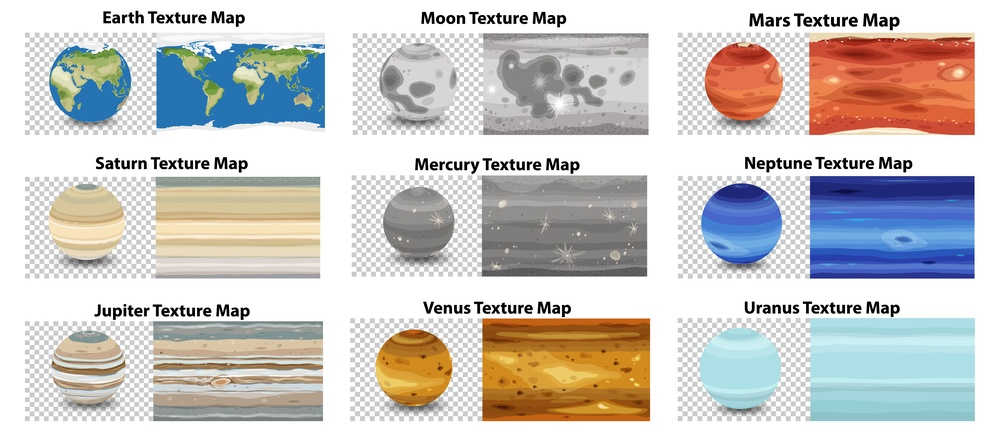
#> input picture public/assets/planets.jpg, 1000 x 432 px, shrunk from 7545 x 3263 before the run
$ python extract_textures_from_planets_grid.py
#> lines starting #> are read from the running program, lines starting #| are printed output that depends on the picture
"""
Extract uniform planet textures from a 3x3 grid image (planets.jpg).

- Detects the rectangular texture area within each cell of the grid
- Crops all nine textures to a common size (slightly conservative to avoid labels/borders)
- Saves named textures (earth, moon, mars, jupiter, saturn, mercury, neptune, uranus, venus)

Usage:
  python3 extract_textures_from_planets_grid.py [--out planets] [--save-rc]

Options:
  --out DIR     Output directory (default: planets)
  --save-rc     Also save row/col debug copies (rX_cY.png)

Dependencies:
  - Pillow (PIL)
"""

from PIL import Image
import os
from statistics import mean, pstdev
import argparse

IMG_PATH = 'planets.jpg'


def gray(img):
    return img.convert('L')


def get_row_dark_frac(gimg, thr=240):
    w, h = gimg.size
    px = gimg.load()
    fracs = []
    for y in range(h):
        dark = 0
        for x in range(w):
            if px[x, y] < thr:
                dark += 1
        fracs.append(dark / w)
    return fracs


def get_col_dark_frac(gimg, thr=240):
    w, h = gimg.size
    px = gimg.load()
    fracs = []
    for x in range(w):
        dark = 0
        for y in range(h):
            if px[x, y] < thr:
                dark += 1
        fracs.append(dark / h)
    return fracs


def find_texture_bounds(cell_img):
    """Earlier conservative method (used when results looked good, 1184x722).

    - Search right ~55% of the cell
    - Skip top ~14% for labels
    - Use dark-pixel fractions with adaptive thresholds and a relax fallback
    """
    cw, ch = cell_img.size
    xs = int(cw * 0.45)
    xe = int(cw * 0.98)
    ys = int(ch * 0.14)
    ye = int(ch * 0.98)
    xs = max(0, min(xs, cw - 1))
    xe = max(xs + 1, min(xe, cw))
    ys = max(0, min(ys, ch - 1))
    ye = max(ys + 1, min(ye, ch))

    roi = cell_img.crop((xs, ys, xe, ye))
    g = gray(roi)

    row_fracs = get_row_dark_frac(g, thr=240)
    col_fracs = get_col_dark_frac(g, thr=240)

    rf_base = max(0.02, sorted(row_fracs)[int(0.6 * len(row_fracs))] * 0.5)
    cf_base = max(0.02, sorted(col_fracs)[int(0.6 * len(col_fracs))] * 0.5)

    y0_rel = 0
    while y0_rel < len(row_fracs) and row_fracs[y0_rel] < rf_base:
        y0_rel += 1
    y1_rel = len(row_fracs) - 1
    while y1_rel > y0_rel and row_fracs[y1_rel] < rf_base:
        y1_rel -= 1

    x0_rel = 0
    while x0_rel < len(col_fracs) and col_fracs[x0_rel] < cf_base:
        x0_rel += 1
    x1_rel = len(col_fracs) - 1
    while x1_rel > x0_rel and col_fracs[x1_rel] < cf_base:
        x1_rel -= 1

    def relax(fracs, base, lo, hi):
        if hi - lo < 50:
            base = max(0.01, base * 0.5)
            lo2 = 0
            while lo2 < len(fracs) and fracs[lo2] < base:
                lo2 += 1
            hi2 = len(fracs) - 1
            while hi2 > lo2 and fracs[hi2] < base:
                hi2 -= 1
            return lo2, hi2
        return lo, hi

    x0_rel, x1_rel = relax(col_fracs, cf_base, x0_rel, x1_rel)
    y0_rel, y1_rel = relax(row_fracs, rf_base, y0_rel, y1_rel)

    x0 = xs + x0_rel + 2
    x1 = xs + x1_rel - 2
    y0 = ys + y0_rel + 2
    y1 = ys + y1_rel - 2

    x0 = max(0, min(x0, cw - 2))
    x1 = max(x0 + 1, min(x1, cw))
    y0 = max(0, min(y0, ch - 2))
    y1 = max(y0 + 1, min(y1, ch))

    return (x0, y0, x1, y1)


def main():
    parser = argparse.ArgumentParser()
    parser.add_argument('--out', default='planets', help='Output directory (default: planets)')
    parser.add_argument('--save-rc', action='store_true', help='Also save rX_cY debug images')
    args = parser.parse_args()

    out_dir = args.out
    save_rc = args.save_rc

    os.makedirs(out_dir, exist_ok=True)
    im = Image.open(IMG_PATH).convert('RGB')
#> im is the input picture: PIL image 1000x432 RGB; mean R, G, B 202.5, 199.3, 196.3
    W, H = im.size
#> W = 1000; H = 432

    cols = [0, round(W / 3), round(2 * W / 3), W]
#> cols = [0, 333, 667, 1000]
    rows = [0, round(H / 3), round(2 * H / 3), H]
#> rows = [0, 144, 288, 432]

    cell_w = [cols[i + 1] - cols[i] for i in range(3)]
#> cell_w = [333, 334, 333]
    cell_h = [rows[j + 1] - rows[j] for j in range(3)]
#> cell_h = [144, 144, 144]

    print(f"Grid {W}x{H}; col widths {cell_w}; row heights {cell_h}")
#| Grid 1000x432; col widths [333, 334, 333]; row heights [144, 144, 144]

    # Detect bounds for each cell
    bboxes = []
    for r in range(3):
        for c in range(3):
            x0c, x1c = cols[c], cols[c + 1]
            y0c, y1c = rows[r], rows[r + 1]
            cell = im.crop((x0c, y0c, x1c, y1c))
            bx0, by0, bx1, by1 = find_texture_bounds(cell)
            bboxes.append(((r, c), (bx0, by0, bx1, by1)))
            print(f"Cell r{r}c{c} bbox in-cell: ({bx0},{by0})-({bx1},{by1}) size {bx1-bx0}x{by1-by0}")
#> this loop made 3 passes
#> pass 1, in find_texture_bounds, `g = gray(roi)`:
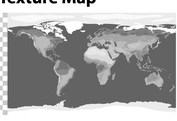
#> g: PIL image 177x121 L; min 0, max 255, mean 166
#> pass 1, in find_texture_bounds (call 2), `roi = cell_img.crop((xs, ys, xe, ye))`:
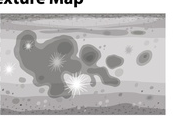
#> roi: PIL image 177x121 RGB; mean R, G, B 190.7, 189, 189
#> after the loop:
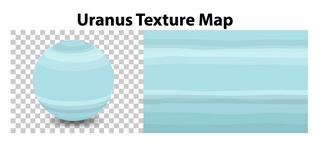
#> cell: PIL image 333x144 RGB; mean R, G, B 206.3, 228.6, 231.4
#> after the loop, bboxes = 9 items

    min_w = min(bx1 - bx0 for (_, _), (bx0, by0, bx1, by1) in bboxes)
#> min_w = 154
    min_h = min(by1 - by0 for (_, _), (bx0, by0, bx1, by1) in bboxes)
#> min_h = 91

    # Conservative inset to ensure uniform crop avoids any border/label
    min_w = max(8, min_w - 4)
#> min_w = 150
    min_h = max(8, min_h - 4)
#> min_h = 87
    print(f"Uniform crop size: {min_w}x{min_h}")
#| Uniform crop size: 150x87

    names_grid = [
        ["earth", "moon", "mars"],
        ["jupiter", "saturn", "mercury"],
        ["neptune", "uranus", "venus"],
    ]

    # Offsets: shift textures to the right for the first column (earth/jupiter/neptune)
    # to avoid the left border seen previously. Adjust value if needed after review.
    # Fine-tuned offsets based on staged inspection of left-border width
    X_OFFSETS = {
        (0, 0): 48,  # earth (was 12; +36 more)
        (1, 0): 35,  # jupiter (was 12; +23 more)
        (2, 0): 24,  # neptune (was 12; +12 more)
    }

    for r in range(3):
        for c in range(3):
            x0c, x1c = cols[c], cols[c + 1]
            y0c, y1c = rows[r], rows[r + 1]
            bx0, by0, bx1, by1 = [b for (rc, b) in bboxes if rc == (r, c)][0]
            # Apply optional x offset for specific cells, clamped to stay within bbox
            offx = X_OFFSETS.get((r, c), 0)
            max_left = bx1 - min_w
            bx0_off = min(max_left, bx0 + max(0, offx))
            crop_rel = (bx0_off, by0, bx0_off + min_w, by0 + min_h)
            abs_box = (
                x0c + crop_rel[0],
                y0c + crop_rel[1],
                x0c + crop_rel[2],
                y0c + crop_rel[3],
            )
            tex = im.crop(abs_box)
            if save_rc:
                rc_name = f"r{r}_c{c}.png"
                tex.save(os.path.join(out_dir, rc_name))
            pname = names_grid[r][c]
            tex.save(os.path.join(out_dir, f"{pname}.png"))
            if save_rc:
                print(f"Saved {pname}.png ({tex.size}) and {rc_name}")
            else:
                print(f"Saved {pname}.png ({tex.size})")
#> this loop made 3 passes
#> pass 1, in main, `tex.save(os.path.join(out_dir, f"{pname}.png"))`:
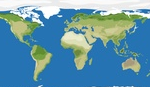
#> saved as earth.png: PIL image 150x87 RGB; mean R, G, B 100.4, 150.6, 170.3
#> pass 1, in main, `tex.save(os.path.join(out_dir, f"{pname}.png"))`:
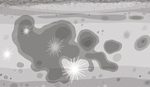
#> saved as moon.png: PIL image 150x87 RGB; mean R, G, B 178.1, 176.3, 176.1
#> pass 1, in main, `tex.save(os.path.join(out_dir, f"{pname}.png"))`:
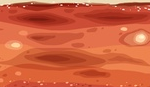
#> saved as mars.png: PIL image 150x87 RGB; mean R, G, B 208.6, 96.6, 62.4
#> after the loop:
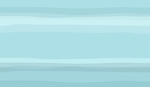
#> tex: PIL image 150x87 RGB; mean R, G, B 173.5, 221.3, 227.3


if __name__ == '__main__':
    main()
